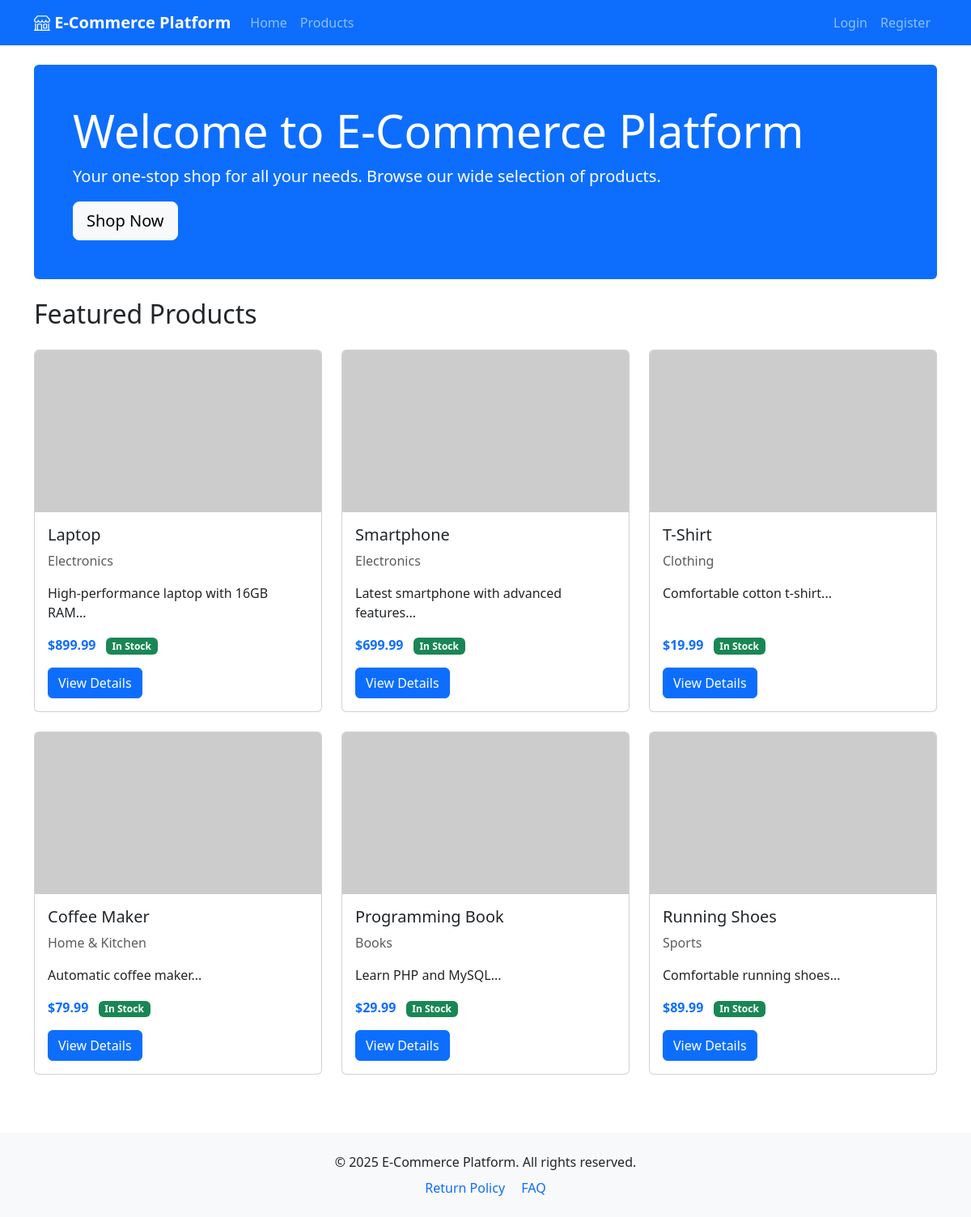
The page / on the database its author committed.
### tables this page shows
CREATE TABLE IF NOT EXISTS products (
    id INT AUTO_INCREMENT PRIMARY KEY,
    name VARCHAR(200) NOT NULL,
    description TEXT,
    price DECIMAL(10, 2) NOT NULL,
    stock_quantity INT DEFAULT 0,
    category_id INT,
    image_url VARCHAR(255),
    status ENUM('active', 'inactive') DEFAULT 'active',
    created_at TIMESTAMP DEFAULT CURRENT_TIMESTAMP,
    updated_at TIMESTAMP DEFAULT CURRENT_TIMESTAMP ON UPDATE CURRENT_TIMESTAMP,
    FOREIGN KEY (category_id) REFERENCES categories(id) ON DELETE SET NULL
);

CREATE TABLE IF NOT EXISTS categories (
    id INT AUTO_INCREMENT PRIMARY KEY,
    name VARCHAR(100) NOT NULL,
    description TEXT,
    created_at TIMESTAMP DEFAULT CURRENT_TIMESTAMP
);

### config/config.php (called while the page is built, shortened)
<?php
function isLoggedIn() {
    return isset($_SESSION['user_id']);
}
function isAdmin() {
    return isset($_SESSION['user_role']) && $_SESSION['user_role'] === 'admin';
}
function getUrlPath($file) {
    $file = ltrim($file, './');
    $is_in_admin = (strpos($_SERVER['SCRIPT_NAME'], '/admin/') !== false);
    $file_is_admin = (strpos($file, 'admin/') === 0);
    return './' . $file;
}
?>

### index.php (the view, shortened to what this page needs)
<?php
require_once __DIR__ . '/config/config.php';
include __DIR__ . '/includes/header.php';
$conn = getDBConnection();
$products_query = "SELECT p.*, c.name as category_name
                   FROM products p
                   LEFT JOIN categories c ON p.category_id = c.id
                   WHERE p.status = 'active'
                   ORDER BY p.created_at DESC
                   LIMIT 6";
$products_result = $conn->query($products_query);
?>
<div class="jumbotron bg-primary text-white p-5 rounded mb-4">
    <h1 class="display-4">Welcome to <?php echo SITE_NAME; ?></h1>
    <p class="lead">Your one-stop shop for all your needs. Browse our wide selection of products.</p>
    <a class="btn btn-light btn-lg" href="<?php echo getUrlPath('products.php'); ?>" role="button">Shop Now</a>
</div>
<h2 class="mb-4">Featured Products</h2>
<div class="row">
    <?php if ($products_result && $products_result->num_rows > 0): ?>
        <?php while ($product = $products_result->fetch_assoc()): ?>
            <div class="col-md-4 mb-4">
                <div class="card h-100">
                    <img src="<?php echo htmlspecialchars($product['image_url']); ?>"
                         class="card-img-top"
                         alt="<?php echo htmlspecialchars($product['name']); ?>"
                         style="height: 200px; object-fit: cover;">
                    <div class="card-body d-flex flex-column">
                        <h5 class="card-title"><?php echo htmlspecialchars($product['name']); ?></h5>
                        <p class="card-text text-muted"><?php echo htmlspecialchars($product['category_name']); ?></p>
                        <p class="card-text"><?php echo substr($product['description'], 0, 100); ?>...</p>
                        <div class="mt-auto">
                            <p class="card-text">
                                <strong class="text-primary">$<?php echo number_format($product['price'], 2); ?></strong>
                                <?php if ($product['stock_quantity'] > 0): ?>
                                    <span class="badge bg-success ms-2">In Stock</span>
                                <?php else: ?>
                                    <span class="badge bg-danger ms-2">Out of Stock</span>
                                <?php endif; ?>
                            </p>
                            <a href="<?php echo getUrlPath('product_detail.php?id=' . $product['id']); ?>" class="btn btn-primary">View Details</a>
                        </div>
                    </div>
                </div>
            </div>
        <?php endwhile; ?>
    <?php else: ?>
        <div class="col-12">
            <p class="text-muted">No products available at the moment.</p>
        </div>
    <?php endif; ?>
</div>
<?php
include __DIR__ . '/includes/footer.php';
?>

### includes/header.php (shortened to what this page needs)
<!DOCTYPE html>
<html lang="en">
<head>
    <link href="https://cdn.jsdelivr.net/npm/bootstrap@5.3.0/dist/css/bootstrap.min.css" rel="stylesheet">
    <link rel="stylesheet" href="https://cdn.jsdelivr.net/npm/bootstrap-icons@1.11.0/font/bootstrap-icons.css">
</head>
<body>
    <nav class="navbar navbar-expand-lg navbar-dark bg-primary">
        <div class="container">
            <a class="navbar-brand" href="<?php echo getUrlPath('index.php'); ?>">
                <i class="bi bi-shop"></i> <?php echo SITE_NAME; ?>
            </a>
            <div class="collapse navbar-collapse" id="navbarNav">
                <?php if (isAdmin()): ?>
                    <ul class="navbar-nav me-auto">
                        <li class="nav-item">
                            <a class="nav-link" href="<?php echo getUrlPath('admin/index.php'); ?>">
                                <i class="bi bi-speedometer2"></i> Dashboard
                            </a>
                        </li>
                        <li class="nav-item">
                            <a class="nav-link" href="<?php echo getUrlPath('admin/products_manage.php'); ?>">Products</a>
                        </li>
                        <li class="nav-item">
                            <a class="nav-link" href="<?php echo getUrlPath('admin/orders_manage.php'); ?>">Orders</a>
                        </li>
                        <li class="nav-item">
                            <a class="nav-link" href="<?php echo getUrlPath('admin/deliveries_manage.php'); ?>">Deliveries</a>
                        </li>
                        <li class="nav-item">
                            <a class="nav-link" href="<?php echo getUrlPath('admin/categories_manage.php'); ?>">Categories</a>
                        </li>
                        <li class="nav-item">
                            <a class="nav-link" href="<?php echo getUrlPath('admin/users_manage.php'); ?>">Users</a>
                        </li>
                    </ul>
                    <ul class="navbar-nav">
                        <li class="nav-item dropdown">
                            <a class="nav-link dropdown-toggle" href="#" id="navbarDropdown" role="button" data-bs-toggle="dropdown">
                                <i class="bi bi-person-circle"></i> <?php echo htmlspecialchars($_SESSION['username'] ?? 'Admin'); ?>
                            </a>
                            <ul class="dropdown-menu">
                                <li><a class="dropdown-item" href="<?php echo getUrlPath('logout.php'); ?>">Logout</a></li>
                            </ul>
                        </li>
                    </ul>
                <?php else: ?>
                    <ul class="navbar-nav me-auto">
                        <li class="nav-item">
                            <a class="nav-link" href="<?php echo getUrlPath('index.php'); ?>">Home</a>
                        </li>
                        <li class="nav-item">
                            <a class="nav-link" href="<?php echo getUrlPath('products.php'); ?>">Products</a>
                        </li>
                    </ul>
                    <ul class="navbar-nav">
                        <li class="nav-item">
                            <a class="nav-link" href="<?php echo getUrlPath('login.php'); ?>">Login</a>
                        </li>
                        <li class="nav-item">
                            <a class="nav-link" href="<?php echo getUrlPath('register.php'); ?>">Register</a>
                        </li>
                    </ul>
                <?php endif; ?>
            </div>
        </div>
    </nav>
    <div class="container mt-4">

### includes/footer.php (shortened to what this page needs)
    </div>
    <footer class="bg-light text-center py-4 mt-5">
        <div class="container">
            <p class="mb-2">&copy; <?php echo date('Y'); ?> <?php echo SITE_NAME; ?>. All rights reserved.</p>
            <p class="mb-0">
                <a href="<?php echo getUrlPath('return_policy.php'); ?>" class="text-decoration-none me-3">Return Policy</a>
                <a href="<?php echo getUrlPath('faq.php'); ?>" class="text-decoration-none">FAQ</a>
            </p>
        </div>
    </footer>
</body>
</html>

### includes/header.php (style rules this page uses)
.navbar-brand { font-weight: bold; }
footer { margin-top: 50px; padding: 20px 0; background-color: #f8f9fa; }

### rows shown on the page
products: name "Laptop", category.name "Electronics", description "High-performance laptop with 16GB RAM", price "899.99", stock_quantity "In Stock"
products: name "Smartphone", category.name "Electronics", description "Latest smartphone with advanced features", price "699.99", stock_quantity "In Stock"
products: name "T-Shirt", category.name "Clothing", description "Comfortable cotton t-shirt", price "19.99", stock_quantity "In Stock"
products: name "Coffee Maker", category.name "Home & Kitchen", description "Automatic coffee maker", price "79.99", stock_quantity "In Stock"
products: name "Programming Book", category.name "Books", description "Learn PHP and MySQL", price "29.99", stock_quantity "In Stock"
products: name "Running Shoes", category.name "Sports", description "Comfortable running shoes", price "89.99", stock_quantity "In Stock"

### other values the page prints
SITE_NAME "E-Commerce Platform"
